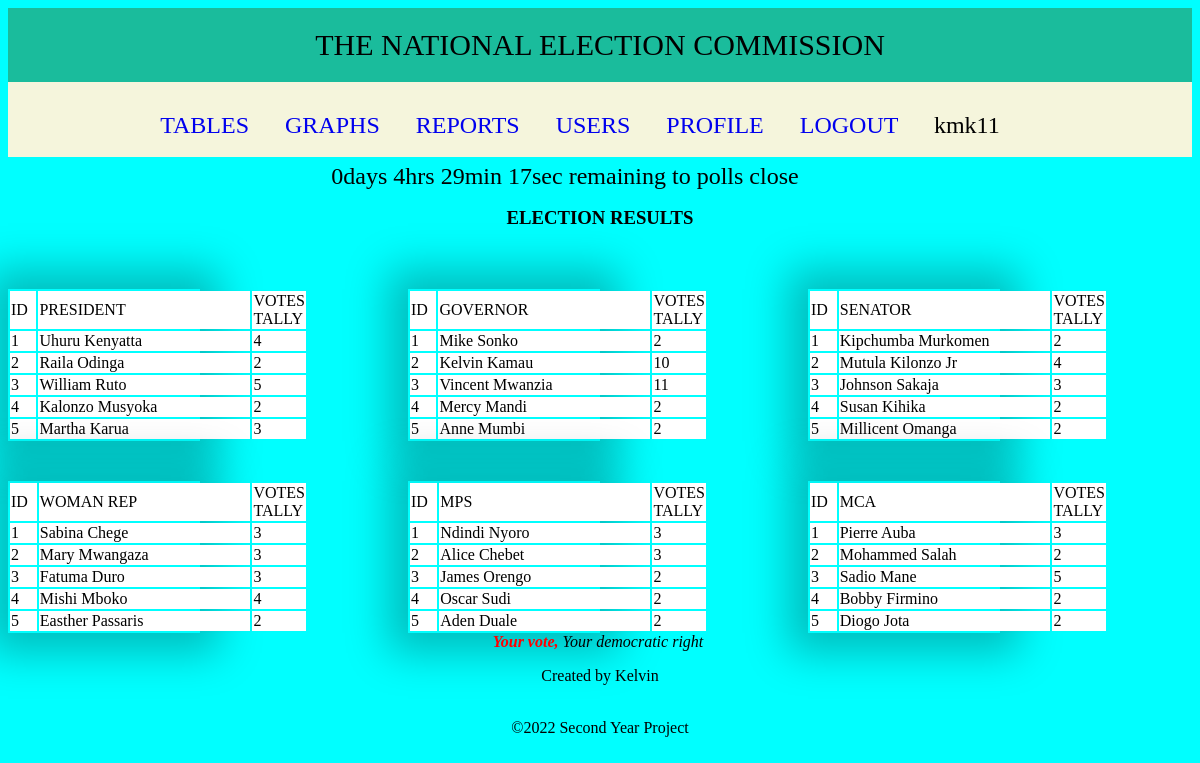
Page /admin/results.php (signed in) on the committed database.
### tables this page shows
CREATE TABLE `president` (
  `candidate_id` int(100) NOT NULL,
  `firstname` varchar(100) NOT NULL,
  `votecount` int(100) NOT NULL DEFAULT 0
);

CREATE TABLE `gvn` (
  `candidate_id` int(100) NOT NULL,
  `firstname` varchar(100) NOT NULL,
  `votecount` int(100) NOT NULL
);

CREATE TABLE `sen` (
  `candidate_id` int(100) NOT NULL,
  `firstname` varchar(100) NOT NULL,
  `votecount` int(100) NOT NULL
);

CREATE TABLE `woman` (
  `candidate_id` int(100) NOT NULL,
  `firstname` varchar(100) NOT NULL,
  `votecount` int(100) NOT NULL
);

CREATE TABLE `mp` (
  `candidate_id` int(100) NOT NULL,
  `firstname` varchar(100) NOT NULL,
  `votecount` int(100) NOT NULL
);

CREATE TABLE `mca` (
  `candidate_id` int(100) NOT NULL,
  `firstname` varchar(100) NOT NULL,
  `votecount` int(100) NOT NULL
);

### admin/results.php (the view, shortened to what this page needs)
<!DOCTYPE html>
<html lang="en">
<head>
	<link rel="stylesheet" href="style.css">
</head>
<body class="resultsss">
<?php
include "home.php";
?>
<center><b><h3> ELECTION RESULTS  </h3></b></center>
<section class="result1">
<div class="resultgrid">
	<div class="results">
			<?php
			include "../voter/database.php";
			$member = mysqli_query($con, 'SELECT * FROM president WHERE candidate_id NOT IN (6)' );
			if (mysqli_num_rows($member)== 0 ) {
				echo '<font color="red">No results found</font>';
			}
			else {
				echo '<center><table><tr bgcolor="white">
			<td width="30px">ID</td>
			<td width="300px">PRESIDENT</td>
			<td width="30px">VOTES TALLY</td>
			</tr>';
			while($mb=mysqli_fetch_object($member))
					{
						$id=$mb->candidate_id;
						$name=$mb->firstname;
						$vote=$mb->votecount;
						echo '<tr bgcolor="white">';
				echo '<td>'.$id.'</td>';
				echo '<td>'.$name.'</td>';
				echo '<td>'.$vote.'</td>';
				echo "</tr>";
					}
					echo'</table></center>';
				}
			?>
	</div>
</div>
<div class="resultgrid">
	<div class="results">
				<?php
					$member = mysqli_query($con, 'SELECT * FROM gvn WHERE candidate_id NOT IN (6)' );
				if (mysqli_num_rows($member)== 0 ) {
					echo '<font color="red">No results found</font>';
				}
				else {
					echo '<center><table><tr bgcolor="white">
				<td width="30px">ID</td>
				<td width="300px">GOVERNOR</td>
				<td width="30px">VOTES TALLY</td>
				</tr>';
				while($mb=mysqli_fetch_object($member))
						{
							$id=$mb->candidate_id;
							$name=$mb->firstname;
							$vote=$mb->votecount;
							echo '<tr bgcolor="white">';
					echo '<td>'.$id.'</td>';
					echo '<td>'.$name.'</td>';
					echo '<td>'.$vote.'</td>';
					echo "</tr>";
						}
						echo'</table></center>';
					}
				?>
	  </div>
 </div>
<div class="resultgrid">
	<div class="results">
			<?php
				$member = mysqli_query($con, 'SELECT * FROM sen WHERE candidate_id NOT IN (6)' );
				if (mysqli_num_rows($member)== 0 ) {
					echo '<font color="red">No results found</font>';
				}
				else {
					echo '<center><table><tr bgcolor="white">
				<td width="30px">ID</td>
				<td width="300px">SENATOR</td>
				<td width="30px">VOTES TALLY</td>
				</tr>';
				while($mb=mysqli_fetch_object($member))
						{
							$id=$mb->candidate_id;
							$name=$mb->firstname;
							$vote=$mb->votecount;
							echo '<tr bgcolor="white">';
					echo '<td>'.$id.'</td>';
					echo '<td>'.$name.'</td>';
					echo '<td>'.$vote.'</td>';
					echo "</tr>";
						}
						echo'</table></center>';
					}
			?>
	</div>
</div>
<div class="resultgrid">
	<div class="results">
			<?php
					$member = mysqli_query($con, 'SELECT * FROM woman WHERE candidate_id NOT IN (6)' );
					if (mysqli_num_rows($member)== 0 ) {
						echo '<font color="red">No results found</font>';
					}
					else {
						echo '<center><table><tr bgcolor="white">
					<td width="30px">ID</td>
					<td width="300px">WOMAN REP</td>
					<td width="30px">VOTES TALLY</td>
					</tr>';
					while($mb=mysqli_fetch_object($member))
							{
								$id=$mb->candidate_id;
								$name=$mb->firstname;
								$vote=$mb->votecount;
								echo '<tr bgcolor="white">';
						echo '<td>'.$id.'</td>';
						echo '<td>'.$name.'</td>';
						echo '<td>'.$vote.'</td>';
						echo "</tr>";
							}
							echo'</table></center>';
						}
			?>
	</div>
</div>
<div class="resultgrid">
	<div class="results">
			<?php
						$member = mysqli_query($con, 'SELECT * FROM mp WHERE candidate_id NOT IN (6)' );
						if (mysqli_num_rows($member)== 0 ) {
							echo '<font color="red">No results found</font>';
						}
						else {
							echo '<center><table><tr bgcolor="white">
						<td width="30px">ID</td>
						<td width="300px">MPS</td>
						<td width="30px">VOTES TALLY</td>
						</tr>';
						while($mb=mysqli_fetch_object($member))
								{
									$id=$mb->candidate_id;
									$name=$mb->firstname;
									$vote=$mb->votecount;
									echo '<tr bgcolor="white">';
							echo '<td>'.$id.'</td>';
							echo '<td>'.$name.'</td>';
							echo '<td>'.$vote.'</td>';
							echo "</tr>";
								}
								echo'</table></center>';
							}
			?>
	</div>
</div>
<div class="resultgrid">
	<div class="results">
			<?php
							$member = mysqli_query($con, 'SELECT * FROM mca WHERE candidate_id NOT IN (6)' );
							if (mysqli_num_rows($member)== 0 ) {
								echo '<font color="red">No results found</font>';
							}
							else {
								echo '<center><table><tr bgcolor="white">
							<td width="30px">ID</td>
							<td width="300px">MCA</td>
							<td width="30px">VOTES TALLY</td>
							</tr>';
							while($mb=mysqli_fetch_object($member))
									{
										$id=$mb->candidate_id;
										$name=$mb->firstname;
										$vote=$mb->votecount;
										echo '<tr bgcolor="white">';
								echo '<td>'.$id.'</td>';
								echo '<td>'.$name.'</td>';
								echo '<td>'.$vote.'</td>';
								echo "</tr>";
									}
									echo'</table></center>';
								}
			?>
	</div>
</div>
</section>
<div>
	<?php include "../voter/footer.php" ?>
</body>
</html>

### admin/style.css (style rules this page uses)
.resultgrid { width: 50%; height:100%; box-shadow: 0 0 40px 20px rgba(0,0,0,0.26); border-radius: 0px; }
.results { display: grid; grid-template-columns: 300px 1fr; }
.result1 { display: grid; grid-template-columns: 1fr 1fr 1fr; column-gap: 16px; row-gap: 40px; margin-top: 60px; }
.resultsss { background-color: aqua; background-repeat: no-repeat; background-size: cover; }

### rows in the picture
president: candidate_id "1", firstname "Uhuru Kenyatta", votecount "4"
president: candidate_id "2", firstname "Raila Odinga", votecount "2"
president: candidate_id "3", firstname "William Ruto", votecount "5"
president: candidate_id "4", firstname "Kalonzo Musyoka", votecount "2"
president: candidate_id "5", firstname "Martha Karua", votecount "3"
gvn: candidate_id "1", firstname "Mike Sonko", votecount "2"
gvn: candidate_id "2", firstname "Kelvin Kamau", votecount "10"
gvn: candidate_id "3", firstname "Vincent Mwanzia", votecount "11"
gvn: candidate_id "4", firstname "Mercy Mandi", votecount "2"
gvn: candidate_id "5", firstname "Anne Mumbi", votecount "2"
sen: candidate_id "1", firstname "Kipchumba Murkomen", votecount "2"
sen: candidate_id "2", firstname "Mutula Kilonzo Jr", votecount "4"
sen: candidate_id "3", firstname "Johnson Sakaja", votecount "3"
sen: candidate_id "4", firstname "Susan Kihika", votecount "2"
sen: candidate_id "5", firstname "Millicent Omanga", votecount "2"
woman: candidate_id "1", firstname "Sabina Chege", votecount "3"
woman: candidate_id "2", firstname "Mary Mwangaza", votecount "3"
woman: candidate_id "3", firstname "Fatuma Duro", votecount "3"
woman: candidate_id "4", firstname "Mishi Mboko", votecount "4"
woman: candidate_id "5", firstname "Easther Passaris", votecount "2"
mp: candidate_id "1", firstname "Ndindi Nyoro", votecount "3"
mp: candidate_id "2", firstname "Alice Chebet", votecount "3"
mp: candidate_id "3", firstname "James Orengo", votecount "2"
mp: candidate_id "4", firstname "Oscar Sudi", votecount "2"
mp: candidate_id "5", firstname "Aden Duale", votecount "2"
mca: candidate_id "1", firstname "Pierre Auba", votecount "3"
mca: candidate_id "2", firstname "Mohammed Salah", votecount "2"
mca: candidate_id "3", firstname "Sadio Mane", votecount "5"
mca: candidate_id "4", firstname "Bobby Firmino", votecount "2"
mca: candidate_id "5", firstname "Diogo Jota", votecount "2"

### other values in the picture
$_SESSION['SESS_NAME'] "kmk11"
